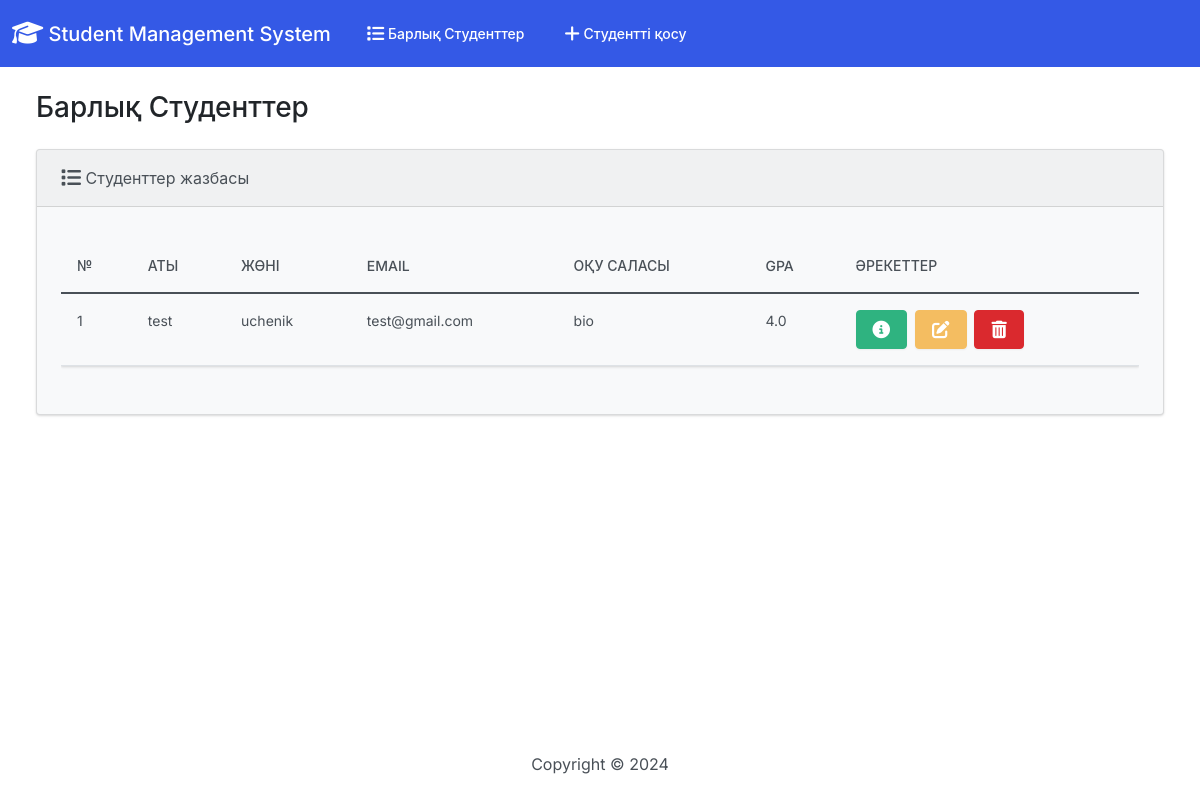
Before: / with the older database file.
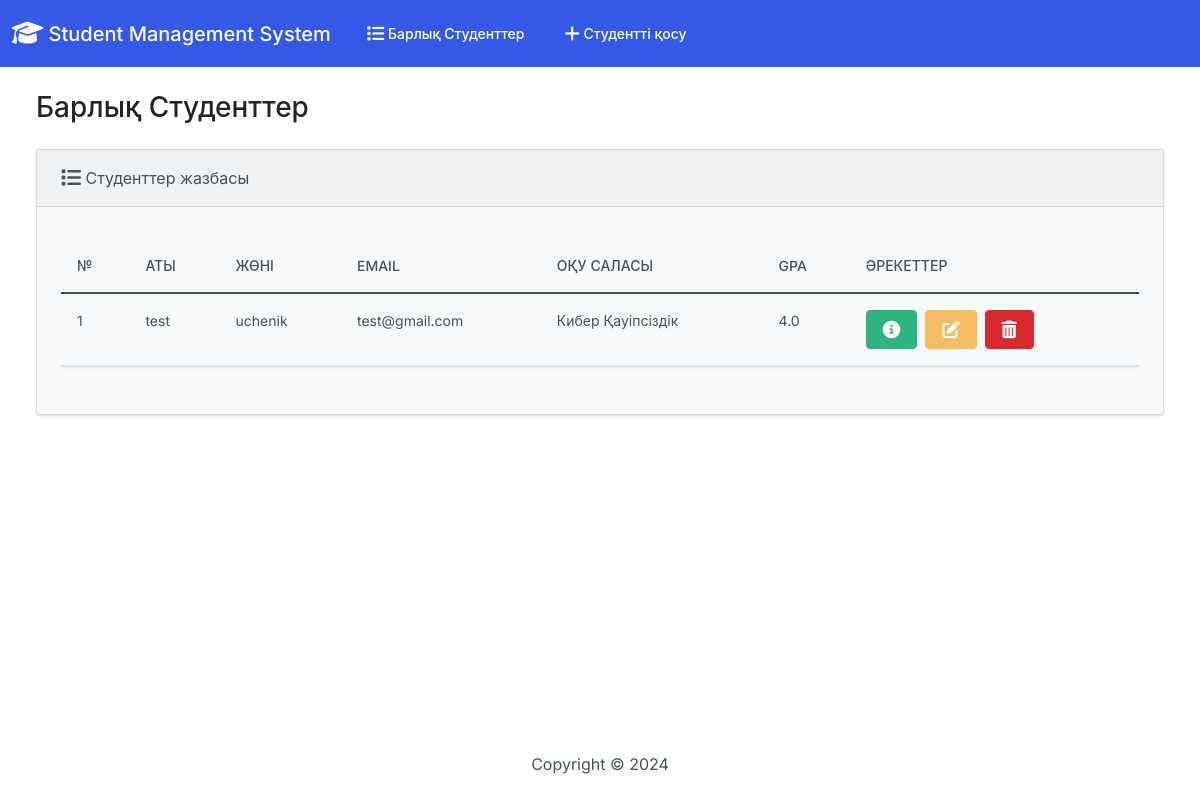
After: the same page with the newer database file.
### students/models.py (models this page shows, shortened)
class Student(models.Model):
  student_number = models.PositiveIntegerField()
  first_name = models.CharField(max_length=50)
  last_name = models.CharField(max_length=50)
  email = models.EmailField(max_length=100)
  field_of_study = models.CharField(max_length=50)
  gpa = models.FloatField()

### students/views.py (the view)
# urls.py: path('', views.index, name='index'),
def index(request):
  return render(request, 'students/index.html', {
    'students': Student.objects.all()
  })

### students/templates/students/index.html (shortened to what this page needs)
{% extends "students/base.html" %}
{% block body %}
<h3 class="m-4">Барлық Студенттер</h3>
<div class="row">
  <div class="col-12">
    {% if students %}
    <div class="card bg-light ms-4 me-4 mb-4">
      <div class="card-header">
        <i class="fa-solid fa-list fa-lg"></i> Студенттер жазбасы
      </div>
      <div class="card-body">
        <p class="card-text">
          <div class="table-responsive">
            <table class="table table-hover">
              <thead>
                <tr>
                  <th scope="col">№</th>
                  <th scope="col">Аты</th>
                  <th scope="col">Жөні</th>
                  <th scope="col">Email</th>
                  <th scope="col">Оқу саласы</th>
                  <th scope="col">GPA</th>
                  <th scope="col">Әрекеттер</th>
                </tr>
              </thead>
              <tbody>
                {% for student in students %}
                  <tr>
                    <td>{{ student.student_number }}</td>
                    <td>{{ student.first_name }}</td>
                    <td>{{ student.last_name }}</td>
                    <td>{{ student.email }}</td>
                    <td>{{ student.field_of_study }}</td>
                    <td>{{ student.gpa }}</td>
                    <td>
                      <button type="button" class="btn btn-success me-1" href="{% url 'view_student' student.id %}" data-bs-toggle="modal" data-bs-target="#myModal{{student.id}}">
                      </button>
                      <a class="btn btn-warning me-1" href="{% url 'edit' student.id %}">
                      </a>
                      <button type="button" class="btn btn-danger" data-bs-toggle="modal" data-bs-target="#delete{{student.id}}">
                      </button>
                    </td>
                  </tr>
                {% endfor %}
              </tbody>
            </table>
          </div>
        </p>
      </div>
    </div>
    {% else %}
      <h5 class="alert alert-primary ms-4 me-4">Студенттер жазбалары Жоқ</h5>
    {% endif %}
  </div>
</div>
{% endblock %}

### students/templates/students/base.html (shortened to what this page needs)
{% load static %}
<!DOCTYPE html>
<html lang="en">
  <head>
    <link rel="stylesheet" href="https://cdnjs.cloudflare.com/ajax/libs/font-awesome/6.1.1/css/all.min.css">
    <link href="{% static 'css/bootstrap.min.css' %}" rel="stylesheet">
  </head>
  <body class="d-flex flex-column min-vh-100">
    <nav class="navbar navbar-expand-lg navbar-dark bg-primary">
      <div class="container-fluid">
        <a class="navbar-brand" href="{% url 'index' %}">
          <i class="fa-solid fa-graduation-cap fa-lg"></i> Student Management System
        </a>
        <div class="collapse navbar-collapse" id="navbarColor01">
          <ul class="navbar-nav me-auto">
            <li class="nav-item">
              <a class="nav-link" href="{% url 'index' %}">
                 Барлық Студенттер
              </a>
            </li>
            <li class="nav-item">
              <a class="nav-link" href="{% url 'add' %}">
                 Студентті қосу
              </a>
            </li>
          </ul>
        </div>
      </div>
    </nav>
    <div class="container-fluid">
      {% block body %}
      {% endblock %}
    </div>
    <footer class="mt-auto mb-4">
      <div class="text-center">
        <span>
          Copyright &copy; <script>document.write(new Date().getFullYear())</script>
        </span>
      </div>
    </footer>
  </body>
</html>

Changed rows visible on the page:
changed Student "test": field_of_study "bio" → "Кибер Қауіпсіздік"
